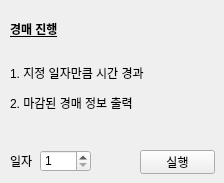
                 <widget class="QWidget" name="tab_22">
                  <attribute name="title">
                   <string>3</string>
                  </attribute>
                  <widget class="QPushButton" name="pushButtonUpdate3Run">
                   <property name="geometry">
                    <rect>
                     <x>140</x>
                     <y>150</y>
                     <width>75</width>
                     <height>24</height>
                    </rect>
                   </property>
                   <property name="text">
                    <string>실행</string>
                   </property>
                  </widget>
                  <widget class="QLabel" name="label_26">
                   <property name="geometry">
                    <rect>
                     <x>10</x>
                     <y>20</y>
                     <width>201</width>
                     <height>101</height>
                    </rect>
                   </property>
                   <property name="text">
                    <string>&lt;html&gt;&lt;head/&gt;&lt;body&gt;&lt;p&gt;&lt;span style=&quot; font-weight:700; text-decoration: underline;&quot;&gt;경매 진행&lt;/span&gt;&lt;br/&gt;&lt;/p&gt;&lt;p&gt;1. 지정 일자만큼 시간 경과&lt;/p&gt;&lt;p&gt;2. 마감된 경매 정보 출력&lt;/p&gt;&lt;/body&gt;&lt;/html&gt;</string>
                   </property>
                   <property name="alignment">
                    <set>Qt::AlignLeading|Qt::AlignLeft|Qt::AlignTop</set>
                   </property>
                  </widget>
                  <widget class="QLabel" name="label_18">
                   <property name="geometry">
                    <rect>
                     <x>10</x>
                     <y>150</y>
                     <width>31</width>
                     <height>21</height>
                    </rect>
                   </property>
                   <property name="text">
                    <string>일자</string>
                   </property>
                  </widget>
                  <widget class="QSpinBox" name="spinBoxUpdate3">
                   <property name="geometry">
                    <rect>
                     <x>40</x>
                     <y>150</y>
                     <width>51</width>
                     <height>22</height>
                    </rect>
                   </property>
                   <property name="minimum">
                    <number>1</number>
                   </property>
                   <property name="maximum">
                    <number>999</number>
                   </property>
                   <property name="stepType">
                    <enum>QAbstractSpinBox::AdaptiveDecimalStepType</enum>
                   </property>
                  </widget>
                 </widget>
